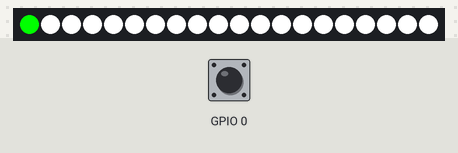
The sketch below on a simulated ESP32. On the bench: 20 RGB LEDs in strip order, left to right. The test bench sets the inputs (shaded band); at power-on: GPIO 0 HIGH. Dim RGB values are drawn brighter than linear.

Above: at 0.15 s.
At 1.25 s:
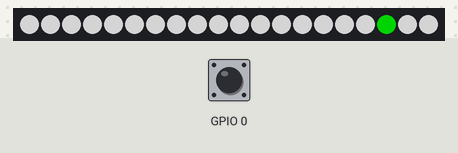
1.3 s: GPIO 0 pulled LOW for 0.15 s
At 1.47 s:
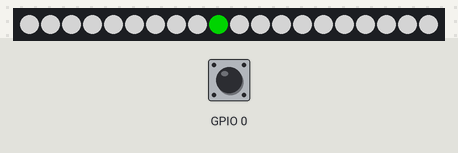

The sketch:

pong.ino
```cpp
#include "Freenove_WS2812_Lib_for_ESP32.h"

#define LEDS_COUNT  20
#define LEDS_PIN	13
#define CHANNEL		0

enum direction {
  FORWARDS,
  BACKWARDS
};

Freenove_ESP32_WS2812 strip = Freenove_ESP32_WS2812(LEDS_COUNT, LEDS_PIN, CHANNEL);

int pong_pos;
byte speed;
direction dir;

void setup() {
  strip.begin();
  pinMode(0, INPUT_PULLUP);
  attachInterrupt(digitalPinToInterrupt(0), button_pressed, FALLING);
  pong_pos = 0;
  dir = FORWARDS;
}

void loop() {
  strip.setAllLedsColorData(0xFFFFFF);
  strip.set_pixel(pong_pos, 0, 255, 0);
  strip.setBrightness(128);
  strip.show();

  if (dir == FORWARDS) {
    pong_pos++;
    if (pong_pos >= LEDS_COUNT-1)
      dir = BACKWARDS;
  } else {
    pong_pos--;
    if (pong_pos <= 0)
      dir = FORWARDS;
  }

  delay((speed+1) * 20);
}

void button_pressed() {
  speed = (speed+1) % 4;
}
```
